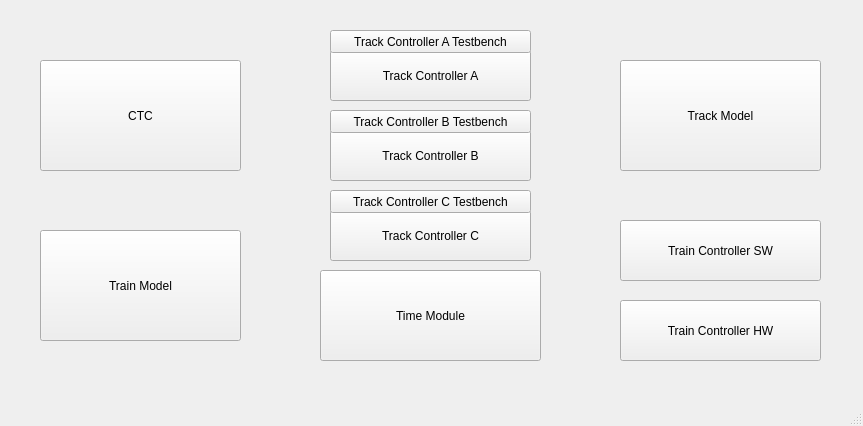
<?xml version="1.0" encoding="UTF-8"?>
<ui version="4.0">
 <class>MainWindow</class>
 <widget class="QMainWindow" name="MainWindow">
  <property name="geometry">
   <rect>
    <x>0</x>
    <y>0</y>
    <width>863</width>
    <height>426</height>
   </rect>
  </property>
  <property name="windowTitle">
   <string>MainWindow</string>
  </property>
  <widget class="QWidget" name="centralwidget">
   <widget class="QPushButton" name="CTC_button">
    <property name="geometry">
     <rect>
      <x>40</x>
      <y>60</y>
      <width>201</width>
      <height>111</height>
     </rect>
    </property>
    <property name="text">
     <string>CTC</string>
    </property>
   </widget>
   <widget class="QPushButton" name="track_controller_A_button">
    <property name="geometry">
     <rect>
      <x>330</x>
      <y>50</y>
      <width>201</width>
      <height>51</height>
     </rect>
    </property>
    <property name="text">
     <string>Track Controller A</string>
    </property>
   </widget>
   <widget class="QPushButton" name="track_controller_b_button">
    <property name="geometry">
     <rect>
      <x>330</x>
      <y>130</y>
      <width>201</width>
      <height>51</height>
     </rect>
    </property>
    <property name="text">
     <string>Track Controller B</string>
    </property>
   </widget>
   <widget class="QPushButton" name="track_controller_c_button">
    <property name="geometry">
     <rect>
      <x>330</x>
      <y>210</y>
      <width>201</width>
      <height>51</height>
     </rect>
    </property>
    <property name="text">
     <string>Track Controller C</string>
    </property>
   </widget>
   <widget class="QPushButton" name="track_model_button">
    <property name="geometry">
     <rect>
      <x>620</x>
      <y>60</y>
      <width>201</width>
      <height>111</height>
     </rect>
    </property>
    <property name="text">
     <string>Track Model</string>
    </property>
   </widget>
   <widget class="QPushButton" name="train_model_button">
    <property name="geometry">
     <rect>
      <x>40</x>
      <y>230</y>
      <width>201</width>
      <height>111</height>
     </rect>
    </property>
    <property name="text">
     <string>Train Model</string>
    </property>
   </widget>
   <widget class="QPushButton" name="train_controller_button_SW">
    <property name="geometry">
     <rect>
      <x>620</x>
      <y>220</y>
      <width>201</width>
      <height>61</height>
     </rect>
    </property>
    <property name="text">
     <string>Train Controller SW</string>
    </property>
   </widget>
   <widget class="QPushButton" name="time_module_button">
    <property name="geometry">
     <rect>
      <x>320</x>
      <y>270</y>
      <width>221</width>
      <height>91</height>
     </rect>
    </property>
    <property name="text">
     <string>Time Module</string>
    </property>
   </widget>
   <widget class="QPushButton" name="track_controller_A_testbench_button">
    <property name="geometry">
     <rect>
      <x>330</x>
      <y>30</y>
      <width>201</width>
      <height>23</height>
     </rect>
    </property>
    <property name="text">
     <string>Track Controller A Testbench</string>
    </property>
   </widget>
   <widget class="QPushButton" name="track_controller_B_testbench_button">
    <property name="geometry">
     <rect>
      <x>330</x>
      <y>110</y>
      <width>201</width>
      <height>23</height>
     </rect>
    </property>
    <property name="text">
     <string>Track Controller B Testbench</string>
    </property>
   </widget>
   <widget class="QPushButton" name="track_controller_C_testbench_button">
    <property name="geometry">
     <rect>
      <x>330</x>
      <y>190</y>
      <width>201</width>
      <height>23</height>
     </rect>
    </property>
    <property name="text">
     <string>Track Controller C Testbench</string>
    </property>
   </widget>
   <widget class="QPushButton" name="train_controller_button_HW">
    <property name="geometry">
     <rect>
      <x>620</x>
      <y>300</y>
      <width>201</width>
      <height>61</height>
     </rect>
    </property>
    <property name="text">
     <string>Train Controller HW</string>
    </property>
   </widget>
  </widget>
  <widget class="QMenuBar" name="menubar">
   <property name="geometry">
    <rect>
     <x>0</x>
     <y>0</y>
     <width>863</width>
     <height>22</height>
    </rect>
   </property>
  </widget>
  <widget class="QStatusBar" name="statusbar"/>
 </widget>
 <resources/>
 <connections/>
</ui>
